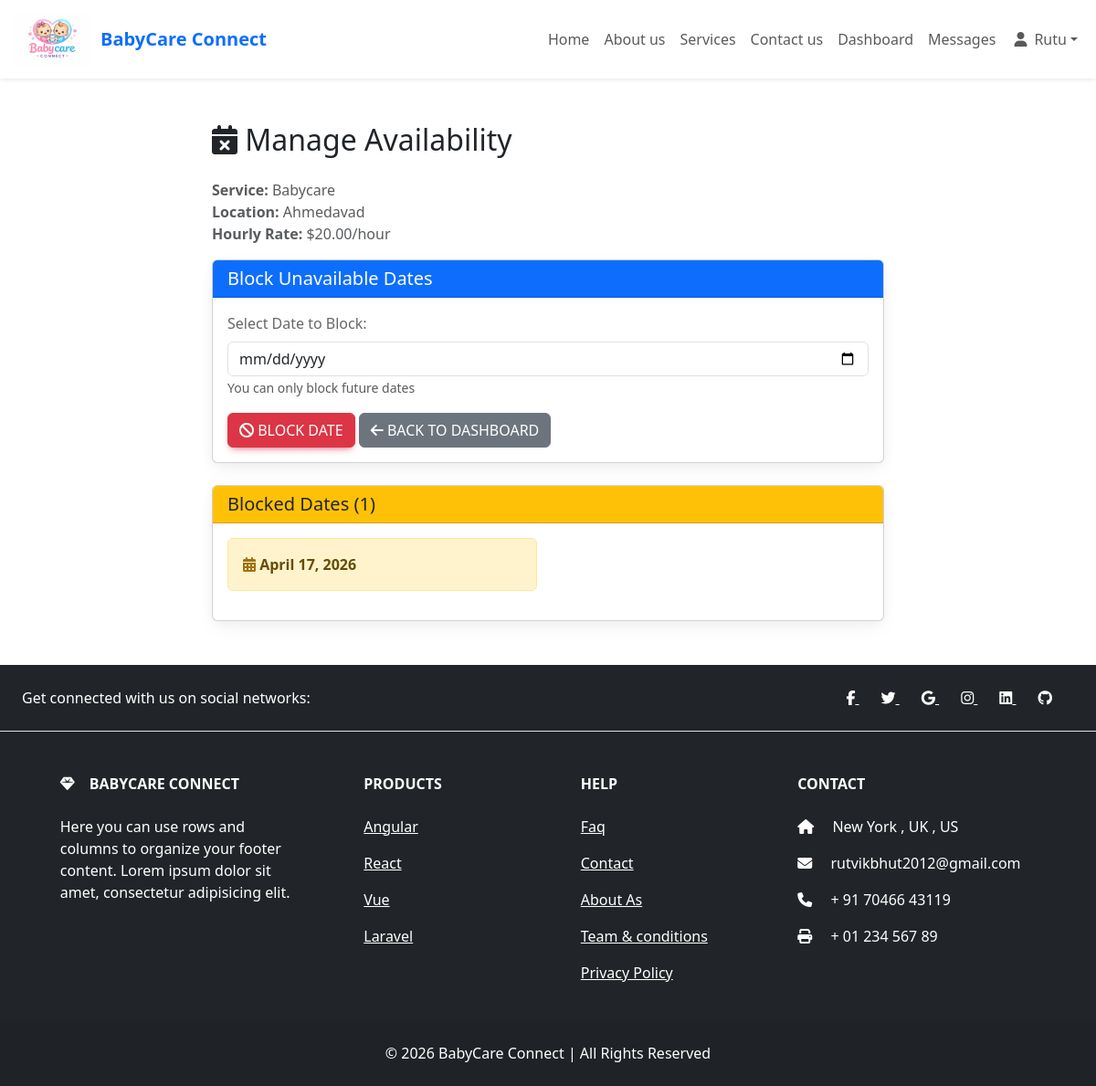
Screenshot of /manage-availability/15/ (signed in) with the database file from the repository.
### babycareapp/models.py (models this page shows, shortened)
class User(AbstractUser):
    IS_PARENT = 'parent'
    IS_PROVIDER = 'provider'
    IS_ADMIN = 'admin'
    ROLE_CHOICES = [
        (IS_PARENT, 'Parent'),
        (IS_PROVIDER, 'Childcare Provider'),
        (IS_ADMIN, 'Admin'),
    ]
    email = models.EmailField(unique=True)
    role = models.CharField(max_length=10, choices=ROLE_CHOICES, default=IS_PARENT)
    phone_number = models.CharField(max_length=15, blank=True)
    address = models.TextField(blank=True)
    last_activity = models.DateTimeField(null=True, blank=True)
    is_typing = models.BooleanField(default=False)
    typing_to = models.IntegerField(null=True, blank=True)
    USERNAME_FIELD = 'email'
    REQUIRED_FIELDS = ['username']

class Service(models.Model):
    provider = models.ForeignKey(
        settings.AUTH_USER_MODEL,
        on_delete=models.CASCADE,
        limit_choices_to={'role': 'provider'}
    )
    image = models.ImageField(upload_to='service_images/', null=True, blank=True)
    title = models.CharField(max_length=200) # e.g., "Full-time Nanny"
    description = models.TextField(blank=True, null=True)
    hourly_rate = models.DecimalField(max_digits=10, decimal_places=2)
    location = models.CharField(max_length=255)
    is_available = models.BooleanField(default=True)
    created_at = models.DateTimeField(auto_now_add=True)

class Availability(models.Model):
    service = models.ForeignKey(Service, on_delete=models.CASCADE, related_name='unavailability')
    date = models.DateField()
    reason = models.CharField(max_length=100, blank=True)
    class Meta:
        unique_together = ('service', 'date')

### babycareapp/views.py (the view, shortened to what this page needs)
# urls.py: path('manage-availability/<int:service_id>/', views.manage_availability, name='manage_availability'),
@login_required
def manage_availability(request, service_id):
    service = get_object_or_404(Service, id=service_id, provider=request.user)
    unavailable_dates = Availability.objects.filter(service=service).order_by('date')
    return render(request, 'babycareapp/manage_availability.html', {
        'service': service,
        'unavailable_dates': unavailable_dates,
        'today_date': timezone.now().date()
    })

### babycareapp/context_processors.py (called while the page is built)
def unread_messages(request):
    if request.user.is_authenticated:
        count = Message.objects.filter(receiver=request.user, is_read=False).count()
        return {'unread_count': count}
    return {'unread_count': 0}

### babycareapp/templates/babycareapp/manage_availability.html (shortened to what this page needs)
{% extends "babycareapp/nav.html" %}
{% block content %}
<!DOCTYPE html>
<html lang="en">
<head>
    <link href="https://cdn.jsdelivr.net/npm/bootstrap@5.3.2/dist/css/bootstrap.min.css" rel="stylesheet">
</head>
<body>
<section class="py-5">
    <div class="container">
        <div class="row">
            <div class="col-md-8 mx-auto">
                <h2 class="mb-4">
                    <i class="fas fa-calendar-times"></i> Manage Availability
                </h2>
                <p class="text-muted">
                    <strong>Service:</strong> {{ service.title }}<br>
                    <strong>Location:</strong> {{ service.location }}<br>
                    <strong>Hourly Rate:</strong> ${{ service.hourly_rate }}/hour
                </p>
                <div class="card mb-4">
                    <div class="card-header bg-primary text-white">
                        <h5 class="mb-0">Block Unavailable Dates</h5>
                    </div>
                    <div class="card-body">
                        <form method="POST" action="">
                            <div class="mb-3">
                                <label for="dateInput" class="form-label">
                                    Select Date to Block:
                                </label>
                                <input
                                    type="date"
                                    id="dateInput"
                                    name="date"
                                    class="form-control"
                                    required
                                    min="{{ today_date }}"
                                >
                                <small class="text-muted">You can only block future dates</small>
                            </div>
                            <button type="submit" class="btn btn-danger">
                                <i class="fas fa-ban"></i> Block Date
                            </button>
                            <a href="{% url 'provider_dashboard' %}" class="btn btn-secondary">
                                <i class="fas fa-arrow-left"></i> Back to Dashboard
                            </a>
                        </form>
                    </div>
                </div>
                {% if unavailable_dates %}
                <div class="card">
                    <div class="card-header bg-warning text-dark">
                        <h5 class="mb-0">Blocked Dates ({{ unavailable_dates.count }})</h5>
                    </div>
                    <div class="card-body">
                        <div class="row">
                            {% for unavailable_date in unavailable_dates %}
                            <div class="col-md-6 mb-2">
                                <div class="alert alert-warning mb-2">
                                    <i class="fas fa-calendar-alt"></i>
                                    <strong>{{ unavailable_date.date|date:"F j, Y" }}</strong>
                                </div>
                            </div>
                            {% endfor %}
                        </div>
                    </div>
                </div>
                {% else %}
                <div class="alert alert-info">
                    <i class="fas fa-info-circle"></i>
                    No dates blocked yet. Parents can book any available date.
                </div>
                {% endif %}
            </div>
        </div>
    </div>
</section>
</body>
</html>
{% endblock %}

### babycareapp/templates/babycareapp/nav.html (shortened to what this page needs)
{% load static %}
<!DOCTYPE html>
<html lang="en">
<head>
    <link href="https://cdn.jsdelivr.net/npm/bootstrap@5.3.2/dist/css/bootstrap.min.css" rel="stylesheet">
    <link rel="stylesheet" href="path/to/font-awesome/css/font-awesome.min.css">
     <link rel="stylesheet" href="https://cdnjs.cloudflare.com/ajax/libs/font-awesome/4.7.0/css/font-awesome.min.css">
      <link rel="stylesheet" href="https://cdnjs.cloudflare.com/ajax/libs/font-awesome/6.5.1/css/all.min.css">
      <link rel="stylesheet"
      href="https://cdnjs.cloudflare.com/ajax/libs/font-awesome/6.5.1/css/all.min.css">
        <link
  href="https://cdnjs.cloudflare.com/ajax/libs/mdb-ui-kit/6.4.2/mdb.min.css"
  rel="stylesheet"
/>
</head>
<body>
<nav class="navbar navbar-expand-lg navbar-light bg-white sticky-top shadow-sm">
    <div class="container-fluid">
        <a class="navbar-brand d-flex align-items-center" href="{% url 'home' %}">
            <img src="{% static 'images/logo.png' %}" alt="BabyCare Connect Logo" height="60" class="d-inline-block align-top me-2">
            <span class="fw-bold text-primary d-none d-sm-block">BabyCare Connect</span>
        </a>
        <div class="collapse navbar-collapse" id="navMenu">
            <ul class="navbar-nav ms-auto">
                {% if request.resolver_match.url_name == 'home' or request.resolver_match.url_name == 'user_profile' %}
                <li class="nav-item"><a class="nav-link active disabled" href="#">Home</a></li>
                <li class="nav-item"><a class="nav-link" href="{% url "about" %}">About us</a></li>
                {% else %}
                <li class="nav-item"><a class="nav-link" href="{% url "home" %}">Home</a></li>
                <li class="nav-item"><a class="nav-link" href="{% url "about" %}">About us</a></li>
                {% endif %}
                {% if request.user.is_authenticated %}
                <li class="nav-item"><a class="nav-link" href="{% url "service_list" %}">Services</a></li>
                <li class="nav-item"><a class="nav-link" href="{% url "contact" %}">Contact us</a></li>
                {% if request.user.role == 'provider' %}
                <li class="nav-item"><a class="nav-link" href="{% url "provider_dashboard" %}">Dashboard</a></li>
                <li class="nav-item"><a class="nav-link" href="{% url "inbox" %}">Messages</a></li>
                {% elif request.user.role == 'parent' %}
                <li class="nav-item"><a class="nav-link" href="{% url "parent_bookings" %}">My Bookings</a></li>
                <li class="nav-item"><a class="nav-link" href="{% url "inbox" %}">Messages</a></li>
                {% elif request.user.role == 'admin' %}
                <li class="nav-item"><a class="nav-link" href="{% url "admin_dashboard" %}">Admin Dashboard</a></li>
                {% endif %}
                {% else %}
                <li class="nav-item"><a class="nav-link" href="{% url "contact" %}">Contact us</a></li>
                {% endif %}
                {% if request.user.is_authenticated %}
                <li class="nav-item dropdown">
                  <a class="nav-link dropdown-toggle d-flex align-items-center" href="#" id="navbarDropdownMenuLink" role="button" data-bs-toggle="dropdown" aria-expanded="false">
                    <i class="fas fa-user mx-1"></i>
                    <span class="ms-1">
                        {% if request.user.first_name %}
                            {{ request.user.first_name }}
                        {% else %}
                            {{ request.user.email|truncatechars:20 }}
                        {% endif %}
                    </span>
                  </a>
                </li>
                {% else %}
                <li class="nav-item"><a class="nav-link btn btn-baby-blue text-white px-4 mx-1" href="{% url "login" %}">Login</a></li>
                <li class="nav-item"><a class="nav-link btn btn-baby-pink text-white px-4 mx-1" href="{% url 'register' %}">Register</a></li>
                {% endif %}
            </ul>
        </div>
    </div>
</nav>
{% block content %}
{% endblock content %}
<footer class="text-center text-lg-start bg-dark text-white ">
  <section class="d-flex justify-content-center justify-content-lg-between p-4 border-bottom ">
    <div class="me-5 d-none d-lg-block">
      <span>Get connected with us on social networks:</span>
    </div>
    <div>
      <a href="" class="me-4 text-reset">
        <i class="fab fa-facebook-f"></i>
      </a>
      <a href="" class="me-4 text-reset">
        <i class="fab fa-twitter"></i>
      </a>
      <a href="" class="me-4 text-reset">
        <i class="fab fa-google"></i>
      </a>
      <a href="" class="me-4 text-reset">
        <i class="fab fa-instagram"></i>
      </a>
      <a href="" class="me-4 text-reset">
        <i class="fab fa-linkedin"></i>
      </a>
      <a href="" class="me-4 text-reset">
        <i class="fab fa-github"></i>
      </a>
    </div>
  </section>
  <section class="">
    <div class="container text-center text-md-start mt-5">
      <div class="row mt-3">
        <div class="col-md-3 col-lg-4 col-xl-3 mx-auto mb-4">
          <h6 class="text-uppercase fw-bold mb-4">
            <i class="fas fa-gem me-3"></i>BabyCare Connect
          </h6>
          <p>
            Here you can use rows and columns to organize your footer content. Lorem ipsum
            dolor sit amet, consectetur adipisicing elit.
          </p>
        </div>
        <div class="col-md-2 col-lg-2 col-xl-2 mx-auto mb-4">
          <h6 class="text-uppercase fw-bold mb-4">
            Products
          </h6>
          <p>
            <a href="#!" class="text-reset">Angular</a>
          </p>
          <p>
            <a href="#!" class="text-reset">React</a>
          </p>
          <p>
            <a href="#!" class="text-reset">Vue</a>
          </p>
          <p>
            <a href="#!" class="text-reset">Laravel</a>
          </p>
        </div>
        <div class="col-md-3 col-lg-2 col-xl-2 mx-auto mb-4">
          <h6 class="text-uppercase fw-bold mb-4">
            Help
          </h6>
          <p>
            <a href="#!" class="text-reset">Faq</a>
          </p>
          <p>
            <a href="{% url "contact" %}" class="text-reset">Contact</a>
          </p>
          <p>
            <a href="{% url "about" %}" class="text-reset">About As</a>
          </p>
          <p>
            <a href="#!" class="text-reset">Team & conditions</a>
          </p>
          <p>
            <a href="#!" class="text-reset">Privacy Policy</a>
          </p>
        </div>
        <div class="col-md-4 col-lg-3 col-xl-3 mx-auto mb-md-0 mb-4">
          <h6 class="text-uppercase fw-bold mb-4">Contact</h6>
          <p><i class="fas fa-home me-3"></i> New York , UK , US</p>
          <p>
            <i class="fas fa-envelope me-3"></i>
            rutvikbhut2012@gmail.com
          </p>
          <p><i class="fas fa-phone me-3"></i> + 91 70466 43119</p>
          <p><i class="fas fa-print me-3"></i> + 01 234 567 89</p>
        </div>
      </div>
    </div>
  </section>
  <div class="text-center p-4" style="background-color: rgba(0, 0, 0, 0.05);">
    © 2026 BabyCare Connect | All Rights Reserved
  </div>
</footer>
</body>
</html>

### rows the page displays
User: user.first_name "Rutu"
Service: title "Babycare", location "Ahmedavad", hourly_rate "20.00"
Availability: date "April 17, 2026"

### other values shown
{{ unavailable_dates.count }} "1"
